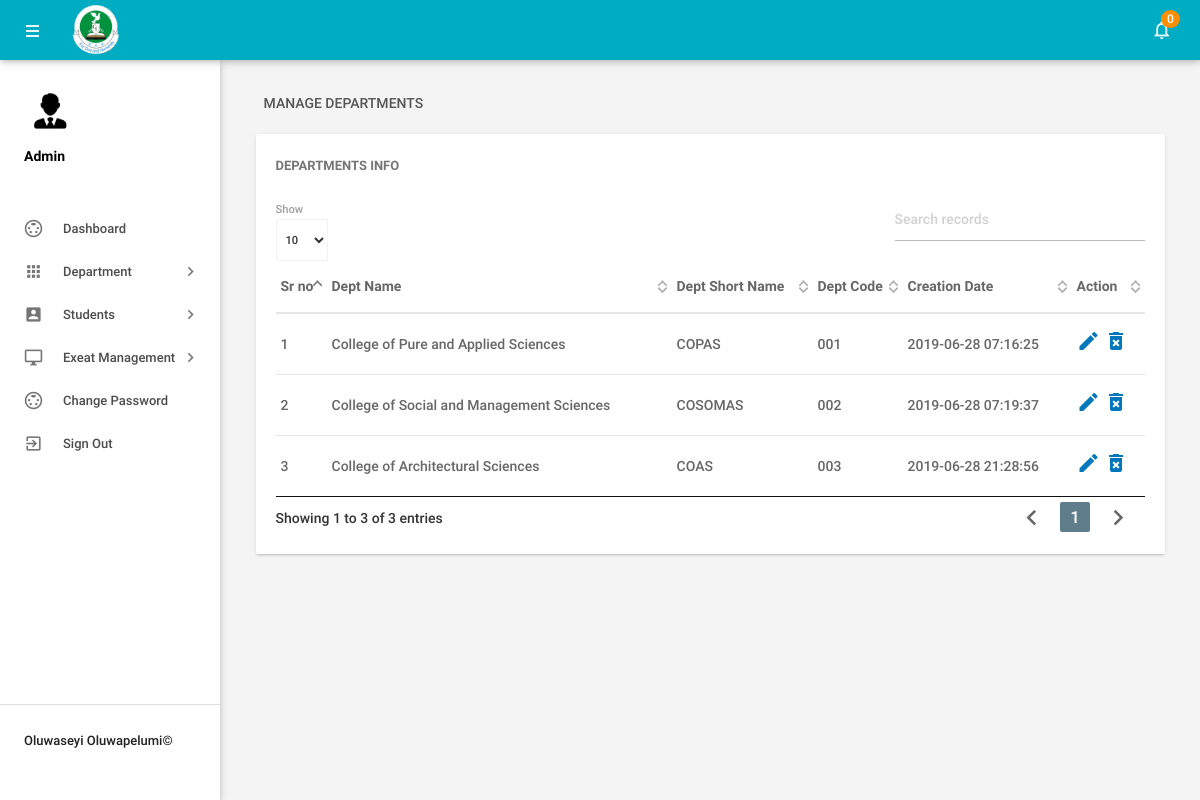
Screenshot of /admin/managedepartments.php (signed in) with the database file from the repository.
### tables this page shows
CREATE TABLE IF NOT EXISTS `tbldepartments` (
  `id` int(11) NOT NULL,
  `DepartmentName` varchar(150) DEFAULT NULL,
  `DepartmentShortName` varchar(100) NOT NULL,
  `DepartmentCode` varchar(50) DEFAULT NULL,
  `CreationDate` timestamp NULL DEFAULT CURRENT_TIMESTAMP
);

### admin/managedepartments.php (the view, shortened to what this page needs)
<?php
include('includes/config.php');
if(strlen($_SESSION['alogin'])==0)
    {
header('location:index.php');
}
else{
    ?>
<!DOCTYPE html>
<html lang="en">
    <head>
        <link type="text/css" rel="stylesheet" href="../assets/plugins/materialize/css/materialize.min.css"/>
        <link href="../assets/plugins/material-preloader/css/materialPreloader.min.css" rel="stylesheet">
        <link href="../assets/plugins/datatables/css/jquery.dataTables.min.css" rel="stylesheet">
        <link href="../assets/css/alpha.min.css" rel="stylesheet" type="text/css"/>
        <link href="../assets/css/custom.css" rel="stylesheet" type="text/css"/>
    </head>
    <body>
       <?php include('includes/header.php');?>
       <?php include('includes/sidebar.php');?>
            <main class="mn-inner">
                <div class="row">
                    <div class="col s12">
                        <div class="page-title">Manage Departments</div>
                    </div>
                    <div class="col s12 m12 l12">
                        <div class="card">
                            <div class="card-content">
                                <span class="card-title">Departments Info</span>
                                <table id="example" class="display responsive-table ">
                                    <thead>
                                        <tr>
                                            <th>Sr no</th>
                                            <th>Dept Name</th>
                                            <th>Dept Short Name</th>
                                            <th>Dept Code</th>
                                            <th>Creation Date</th>
                                            <th>Action</th>
                                        </tr>
                                    </thead>
                                    <tbody>
<?php $sql = "SELECT * from tbldepartments";
$query = $dbh -> prepare($sql);
$query->execute();
$results=$query->fetchAll(PDO::FETCH_OBJ);
$cnt=1;
if($query->rowCount() > 0)
{
foreach($results as $result)
{               ?>
                                        <tr>
                                            <td> <?php echo htmlentities($cnt);?></td>
                                            <td><?php echo htmlentities($result->DepartmentName);?></td>
                                            <td><?php echo htmlentities($result->DepartmentShortName);?></td>
                                            <td><?php echo htmlentities($result->DepartmentCode);?></td>
                                            <td><?php echo htmlentities($result->CreationDate);?></td>
                                            <td><a href="editdepartment.php?deptid=<?php echo htmlentities($result->id);?>"><i class="material-icons">mode_edit</i></a><a href="managedepartments.php?del=<?php echo htmlentities($result->id);?>" onclick="return confirm('Do you want to delete');"> <i class="material-icons">delete_forever</i></a></td>
                                        </tr>
                                         <?php $cnt++;} }?>
                                    </tbody>
                                </table>
                            </div>
                        </div>
                    </div>
                </div>
            </main>
        </div>
        <div class="left-sidebar-hover"></div>
    </body>
</html>
<?php } ?>

### admin/includes/header.php (shortened to what this page needs)
        <div class="mn-content fixed-sidebar">
            <header class="mn-header navbar-fixed">
                <nav class="cyan darken-1">
                    <div class="nav-wrapper row">
                        <section class="material-design-hamburger navigation-toggle">
                            <a href="#" data-activates="slide-out" class="button-collapse show-on-large material-design-hamburger__icon">
                                <span class="material-design-hamburger__layer"></span>
                            </a>
                        </section>
                        <div class="header-title col s3">
                            <span class="chapter-title"><img style="margin-top:-14px; max-width:20%"src="../assets/images/caleb1.png" align="middle"></span>
                        </div>
                        <ul class="right col s9 m3 nav-right-menu">
                            <li class="hide-on-small-and-down"><a href="javascript:void(0)" data-activates="dropdown1" class="dropdown-button dropdown-right show-on-large"><i class="material-icons">notifications_none</i>
<?php
$isread=0;
$sql = "SELECT id from tblleaves where IsRead=:isread";
$query = $dbh -> prepare($sql);
$query->bindParam(':isread',$isread,PDO::PARAM_STR);
$query->execute();
$unreadcount=$query->rowCount();?>
                                <span class="badge"><?php echo htmlentities($unreadcount);?></span></a></li>
                        </ul>
                    </div>
                </nav>
            </header>

### admin/includes/sidebar.php (shortened to what this page needs)
  <aside id="slide-out" class="side-nav white fixed">
             <div class="side-nav-wrapper">
                 <div class="sidebar-profile">
                     <div class="sidebar-profile-image">
                         <img src="../assets/images/adi2.png" class="circle" alt="">
                     </div>
                     <div class="sidebar-profile-info">
                             <p>Admin</p>
                     </div>
                 </div>
             <ul class="sidebar-menu collapsible collapsible-accordion" data-collapsible="accordion">
                 <li class="no-padding"><a class="waves-effect waves-grey" href="dashboard.php"><i class="material-icons">settings_input_svideo</i>Dashboard</a></li>
                 <li class="no-padding">
                     <a class="collapsible-header waves-effect waves-grey"><i class="material-icons">apps</i>Department<i class="nav-drop-icon material-icons">keyboard_arrow_right</i></a>
                 </li>
                 <li class="no-padding">
                     <a class="collapsible-header waves-effect waves-grey"><i class="material-icons">account_box</i>Students<i class="nav-drop-icon material-icons">keyboard_arrow_right</i></a>
                 </li>
<li class="no-padding">
                     <a class="collapsible-header waves-effect waves-grey"><i class="material-icons">desktop_windows</i>Exeat Management<i class="nav-drop-icon material-icons">keyboard_arrow_right</i></a>
                 </li>
                 <li class="no-padding"><a class="waves-effect waves-grey" href="changepassword.php"><i class="material-icons">settings_input_svideo</i>Change Password</a></li>
                     <li class="no-padding">
                             <a class="waves-effect waves-grey" href="logout.php"><i class="material-icons">exit_to_app</i>Sign Out</a>
                         </li>
             </ul>
                <div class="footer">
                 <p class="copyright">Oluwaseyi Oluwapelumi©</p>
             </div>
             </div>
         </aside>

### rows the page displays
tbldepartments: DepartmentName "College of Pure and Applied Sciences", DepartmentShortName "COPAS", DepartmentCode "001", CreationDate "2019-06-28 07:16:25"
tbldepartments: DepartmentName "College of Social and Management Sciences", DepartmentShortName "COSOMAS", DepartmentCode "002", CreationDate "2019-06-28 07:19:37"
tbldepartments: DepartmentName "College of Architectural Sciences", DepartmentShortName "COAS", DepartmentCode "003", CreationDate "2019-06-28 21:28:56"

### other values shown
$unreadcount "0"
